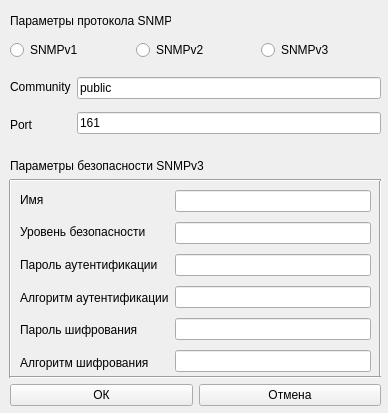
<?xml version="1.0" encoding="UTF-8"?>
<ui version="4.0">
 <class>Snmp</class>
 <widget class="QWidget" name="Snmp">
  <property name="geometry">
   <rect>
    <x>0</x>
    <y>0</y>
    <width>388</width>
    <height>413</height>
   </rect>
  </property>
  <property name="minimumSize">
   <size>
    <width>388</width>
    <height>413</height>
   </size>
  </property>
  <property name="maximumSize">
   <size>
    <width>388</width>
    <height>413</height>
   </size>
  </property>
  <property name="windowTitle">
   <string>SNMP</string>
  </property>
  <widget class="QWidget" name="horizontalLayoutWidget">
   <property name="geometry">
    <rect>
     <x>10</x>
     <y>20</y>
     <width>371</width>
     <height>61</height>
    </rect>
   </property>
   <layout class="QHBoxLayout" name="horizontalLayout">
    <item>
     <widget class="QRadioButton" name="v1">
      <property name="text">
       <string>SNMPv1</string>
      </property>
     </widget>
    </item>
    <item>
     <widget class="QRadioButton" name="v2">
      <property name="enabled">
       <bool>true</bool>
      </property>
      <property name="text">
       <string>SNMPv2</string>
      </property>
     </widget>
    </item>
    <item>
     <widget class="QRadioButton" name="v3">
      <property name="text">
       <string>SNMPv3</string>
      </property>
     </widget>
    </item>
   </layout>
  </widget>
  <widget class="QLabel" name="label">
   <property name="geometry">
    <rect>
     <x>10</x>
     <y>10</y>
     <width>161</width>
     <height>21</height>
    </rect>
   </property>
   <property name="text">
    <string>Параметры протокола SNMP</string>
   </property>
  </widget>
  <widget class="QWidget" name="horizontalLayoutWidget_2">
   <property name="geometry">
    <rect>
     <x>10</x>
     <y>70</y>
     <width>371</width>
     <height>71</height>
    </rect>
   </property>
   <layout class="QHBoxLayout" name="horizontalLayout_2">
    <item>
     <layout class="QVBoxLayout" name="verticalLayout_2">
      <item>
       <widget class="QLabel" name="labelCommunity">
        <property name="text">
         <string>Community</string>
        </property>
       </widget>
      </item>
      <item>
       <widget class="QLabel" name="labelPort">
        <property name="text">
         <string>Port</string>
        </property>
       </widget>
      </item>
     </layout>
    </item>
    <item>
     <layout class="QVBoxLayout" name="verticalLayout">
      <item>
       <widget class="QLineEdit" name="inputCommunity">
        <property name="text">
         <string>public</string>
        </property>
       </widget>
      </item>
      <item>
       <widget class="QLineEdit" name="inputPort">
        <property name="text">
         <string>161</string>
        </property>
       </widget>
      </item>
     </layout>
    </item>
   </layout>
  </widget>
  <widget class="QLabel" name="label_4">
   <property name="geometry">
    <rect>
     <x>10</x>
     <y>150</y>
     <width>371</width>
     <height>31</height>
    </rect>
   </property>
   <property name="text">
    <string>Параметры безопасности SNMPv3</string>
   </property>
  </widget>
  <widget class="QWidget" name="horizontalLayoutWidget_3">
   <property name="geometry">
    <rect>
     <x>20</x>
     <y>186</y>
     <width>351</width>
     <height>190</height>
    </rect>
   </property>
   <layout class="QHBoxLayout" name="horizontalLayout_3">
    <item>
     <layout class="QVBoxLayout" name="verticalLayout_3">
      <item>
       <widget class="QLabel" name="labelName">
        <property name="text">
         <string>Имя</string>
        </property>
       </widget>
      </item>
      <item>
       <widget class="QLabel" name="labelLevel">
        <property name="text">
         <string>Уровень безопасности</string>
        </property>
       </widget>
      </item>
      <item>
       <widget class="QLabel" name="labelAuthPass">
        <property name="text">
         <string>Пароль аутентификации</string>
        </property>
       </widget>
      </item>
      <item>
       <widget class="QLabel" name="labelAuthAlg">
        <property name="text">
         <string>Алгоритм аутентификации</string>
        </property>
       </widget>
      </item>
      <item>
       <widget class="QLabel" name="labelPrivPass">
        <property name="text">
         <string>Пароль шифрования</string>
        </property>
       </widget>
      </item>
      <item>
       <widget class="QLabel" name="label_2">
        <property name="text">
         <string>Алгоритм шифрования</string>
        </property>
       </widget>
      </item>
     </layout>
    </item>
    <item>
     <layout class="QVBoxLayout" name="verticalLayout_4">
      <item>
       <widget class="QLineEdit" name="inputName"/>
      </item>
      <item>
       <widget class="QLineEdit" name="inputLevel"/>
      </item>
      <item>
       <widget class="QLineEdit" name="inputAuthPass"/>
      </item>
      <item>
       <widget class="QLineEdit" name="inputAuthAlg"/>
      </item>
      <item>
       <widget class="QLineEdit" name="inputPrivPass"/>
      </item>
      <item>
       <widget class="QLineEdit" name="inputPrivAlg"/>
      </item>
     </layout>
    </item>
   </layout>
  </widget>
  <widget class="QWidget" name="horizontalLayoutWidget_4">
   <property name="geometry">
    <rect>
     <x>10</x>
     <y>380</y>
     <width>371</width>
     <height>31</height>
    </rect>
   </property>
   <layout class="QHBoxLayout" name="horizontalLayout_4">
    <item>
     <widget class="QPushButton" name="okButton">
      <property name="text">
       <string>ОК</string>
      </property>
     </widget>
    </item>
    <item>
     <widget class="QPushButton" name="cancelButton">
      <property name="text">
       <string>Отмена</string>
      </property>
     </widget>
    </item>
   </layout>
  </widget>
  <widget class="Line" name="line">
   <property name="geometry">
    <rect>
     <x>370</x>
     <y>180</y>
     <width>20</width>
     <height>198</height>
    </rect>
   </property>
   <property name="orientation">
    <enum>Qt::Vertical</enum>
   </property>
  </widget>
  <widget class="Line" name="line_2">
   <property name="geometry">
    <rect>
     <x>0</x>
     <y>180</y>
     <width>20</width>
     <height>198</height>
    </rect>
   </property>
   <property name="orientation">
    <enum>Qt::Vertical</enum>
   </property>
  </widget>
  <widget class="Line" name="line_3">
   <property name="geometry">
    <rect>
     <x>10</x>
     <y>170</y>
     <width>371</width>
     <height>20</height>
    </rect>
   </property>
   <property name="orientation">
    <enum>Qt::Horizontal</enum>
   </property>
  </widget>
  <widget class="Line" name="line_4">
   <property name="geometry">
    <rect>
     <x>10</x>
     <y>367</y>
     <width>371</width>
     <height>20</height>
    </rect>
   </property>
   <property name="orientation">
    <enum>Qt::Horizontal</enum>
   </property>
  </widget>
 </widget>
 <resources/>
 <connections/>
</ui>
